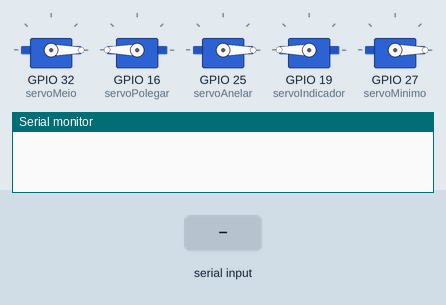
This sketch was run on a simulated ESP32. Parts: 5 × servo, the last lines printed to the serial monitor. Inputs (shaded band) come from the test bench.

Above: at 1.2 s.
1.3 s: "90,45\n" received over Serial
At 2.5 s:
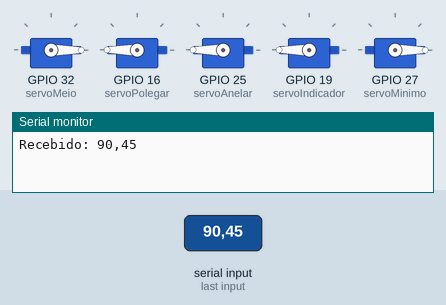
2.8 s: "30,150\n" received over Serial
4.3 s: "5\n" received over Serial
Timing chart, 0 to 7.3 s (numbered marks = the images above; inputs shaded):
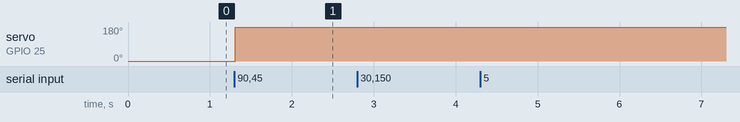

The sketch:

esp32.ino
```cpp
#include <ESP32Servo.h>

char c;
char str[255];
uint8_t idx = 0;

Servo servoMeio; // MEIO
Servo servoPolegar; // POLEGAR
Servo servoAnelar; // ANELAR
Servo servoIndicador; // INDICADOR
Servo servoMinimo; // MINIMO

void setup() {
  Serial.begin(115200);

  servoMeio.setPeriodHertz(50);
  servoMeio.attach(32, 500, 2400);

  servoPolegar.setPeriodHertz(50);
  servoPolegar.attach(16, 500, 2400);

  servoAnelar.setPeriodHertz(50);
  servoAnelar.attach(25, 500, 2400);

  servoIndicador.setPeriodHertz(50);
  servoIndicador.attach(19, 500, 2400);

  servoMinimo.setPeriodHertz(50);
  servoMinimo.attach(27, 500, 2400);

  // posição inicial padrão
  papel();
}

void loop() {
  if (Serial.available() > 0) {
    char c = Serial.read();

    if (c != '\n') {
      str[idx++] = c;
    } else {
      str[idx] = '\0';  // Finaliza a string
      idx = 0;

      Serial.print("Recebido: ");
      Serial.println(str);

      if (strlen(str) == 5) {
        // A string representa o status dos dedos na ordem:
        // mínimo, anelar, meio, indicador, polegar
        int minimo_val    = str[0] - '0';
        int anelar_val    = str[1] - '0';
        int meio_val      = str[2] - '0';
        int indicador_val = str[3] - '0';
        int polegar_val   = str[4] - '0';

        // Envia os valores para as funções dos dedos
        minimo(minimo_val);
        anelar(anelar_val);
        meio(meio_val);
        indicador(indicador_val);
        polegar(polegar_val);
      } else {
        Serial.println("Formato inválido");
      }
    }
  }
}


void pedra() {
    polegar(0);
    indicador(0);
    meio(0);
    anelar(0);
    minimo(0);
}

void papel() {
    polegar(1);
    indicador(1);
    meio(1);
    anelar(1);
    minimo(1);
}

void tesoura() {
    polegar(0);
    indicador(1);
    meio(1);
    anelar(0);
    minimo(0);
}

void minimo(int flag){
  servoMinimo.write(!flag ? 180 : 0);
}

void anelar(int flag){
  servoAnelar.write(!flag ? 180 : 0);
}

void meio(int flag){
  servoMeio.write(!flag ? 180 : 0);
}

void indicador(int flag){
  servoIndicador.write(flag ? 180 : 0);
}

void polegar(int flag){
  servoPolegar.write(flag ? 180 : 0);
}
```

Measured:
- after the input at 1.3 s, servo on GPIO 25 (servoAnelar): 0° → 180° at once
